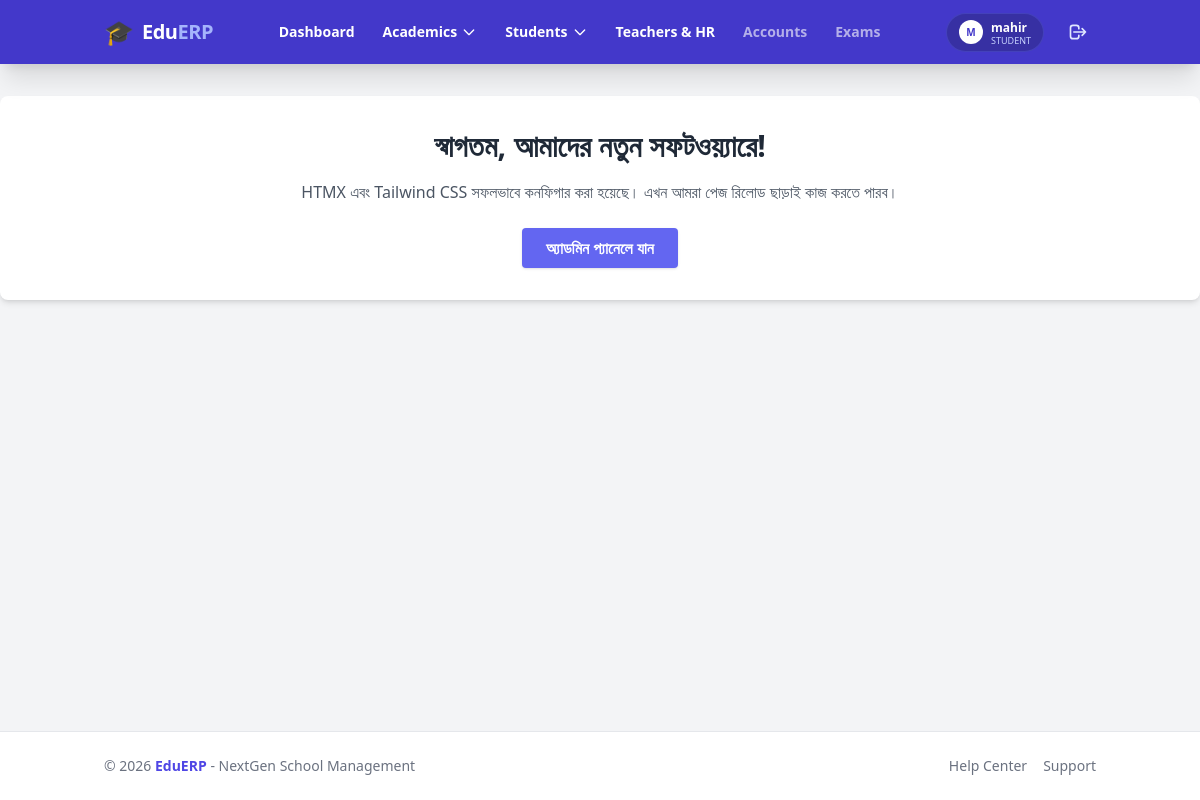
Screenshot of / (signed in) with the database file from the repository.
### apps/accounts/models.py (models this page shows, shortened)
class User(AbstractUser):
    class Role(models.TextChoices):
        ADMIN = 'ADMIN', 'Admin'
        TEACHER = 'TEACHER', 'Teacher'
        STUDENT = 'STUDENT', 'Student'
        PARENT = 'PARENT', 'Parent'
    role = models.CharField(max_length=50, choices=Role.choices, default=Role.STUDENT)
    phone_number = models.CharField(max_length=15, blank=True, null=True)
    profile_picture = models.ImageField(upload_to=user_directory_path, blank=True, null=True)

### templates/dashboard.html
{% extends 'base.html' %}
{% block content %}
<div class="bg-white p-8 rounded-lg shadow-md text-center">
    <h1 class="text-3xl font-bold text-gray-800 mb-4">স্বাগতম, আমাদের নতুন সফটওয়্যারে!</h1>
    <p class="text-gray-600">HTMX এবং Tailwind CSS সফলভাবে কনফিগার করা হয়েছে। এখন আমরা পেজ রিলোড ছাড়াই কাজ করতে পারব।</p>
    <a href="/admin/" class="inline-block mt-6 bg-indigo-500 hover:bg-indigo-600 text-white font-semibold px-6 py-2 rounded shadow transition">
        অ্যাডমিন প্যানেলে যান
    </a>
</div>
{% endblock %}

### templates/base.html (shortened to what this page needs)
<!DOCTYPE html>
<html lang="en">
<head>
    <script src="https://cdn.tailwindcss.com"></script>
</head>
<body class="bg-gray-100 font-sans text-gray-900" x-data="{ mobileMenu: false }">
    <div class="min-h-screen flex flex-col">
        <nav class="bg-indigo-700 text-white shadow-xl sticky top-0 z-50">
            <div class="container mx-auto px-4">
                <div class="flex justify-between items-center h-16">
                    <a href="/" class="flex items-center space-x-2">
                        <span class="text-2xl">🎓</span>
                        <span class="font-black text-xl tracking-tight">Edu<span class="text-indigo-300">ERP</span></span>
                    </a>
                    <div class="hidden lg:flex items-center space-x-1">
                        <a href="/" class="px-3 py-2 rounded-lg text-sm font-bold hover:bg-indigo-600 transition">Dashboard</a>
                        <div class="relative" x-data="{ open: false }" @click.away="open = false">
                            <button @click="open = !open" class="flex items-center px-3 py-2 rounded-lg text-sm font-bold hover:bg-indigo-600 transition gap-1">
                                Academics <svg class="w-4 h-4 transition-transform" :class="open ? 'rotate-180' : ''" fill="none" stroke="currentColor" viewBox="0 0 24 24"><path d="M19 9l-7 7-7-7" stroke-width="2" stroke-linecap="round" stroke-linejoin="round"/></svg>
                            </button>
                        </div>
                        <div class="relative" x-data="{ open: false }" @click.away="open = false">
                            <button @click="open = !open" class="flex items-center px-3 py-2 rounded-lg text-sm font-bold hover:bg-indigo-600 transition gap-1">
                                Students <svg class="w-4 h-4 transition-transform" :class="open ? 'rotate-180' : ''" fill="none" stroke="currentColor" viewBox="0 0 24 24"><path d="M19 9l-7 7-7-7" stroke-width="2" stroke-linecap="round" stroke-linejoin="round"/></svg>
                            </button>
                        </div>
                        <a href="{% url 'teachers:teacher_list' %}" class="px-3 py-2 rounded-lg text-sm font-bold hover:bg-indigo-600 transition">Teachers & HR</a>
                        <a href="#" class="px-3 py-2 rounded-lg text-sm font-bold opacity-60 cursor-not-allowed">Accounts</a>
                        <a href="#" class="px-3 py-2 rounded-lg text-sm font-bold opacity-60 cursor-not-allowed">Exams</a>
                    </div>
                    <div class="flex items-center space-x-4">
                        {% if user.is_authenticated %}
                            <div class="hidden sm:flex items-center gap-2 bg-indigo-800 px-3 py-1.5 rounded-full border border-indigo-500/30">
                                <div class="w-6 h-6 rounded-full bg-white text-indigo-700 flex items-center justify-center font-bold text-[10px]">
                                    {{ user.username|first|upper }}
                                </div>
                                <div class="flex flex-col leading-none">
                                    <span class="text-xs font-bold">{{ user.username }}</span>
                                    <span class="text-[9px] text-indigo-200 uppercase">{{ user.role }}</span>
                                </div>
                            </div>
                            <form action="{% url 'accounts:logout' %}" method="post" class="inline">
                                <button type="submit" class="p-2 hover:bg-indigo-600 rounded-lg text-indigo-100 transition" title="Logout">
                                    <svg class="w-5 h-5" fill="none" stroke="currentColor" viewBox="0 0 24 24"><path d="M17 16l4-4m0 0l-4-4m4 4H7m6 4v1a3 3 0 01-3 3H6a3 3 0 01-3-3V7a3 3 0 013-3h4a3 3 0 013 3v1" stroke-width="2" stroke-linecap="round" stroke-linejoin="round"/></svg>
                                </button>
                            </form>
                        {% else %}
                            <a href="{% url 'accounts:login' %}" class="bg-white text-indigo-700 px-5 py-2 rounded-xl text-sm font-bold hover:bg-indigo-50 transition shadow-lg shadow-indigo-900/20">Login</a>
                        {% endif %}
                    </div>
                </div>
            </div>
        </nav>
        <main class="flex-grow py-8">
            {% block content %}
            {% endblock %}
        </main>
        <footer class="bg-white border-t py-6">
            <div class="container mx-auto px-4 flex flex-col md:flex-row justify-between items-center text-sm text-gray-500">
                <p>&copy; 2026 <span class="font-bold text-indigo-600">EduERP</span> - NextGen School Management</p>
                <div class="flex space-x-4 mt-2 md:mt-0">
                    <a href="#" class="hover:text-indigo-600 transition">Help Center</a>
                    <a href="#" class="hover:text-indigo-600 transition">Support</a>
                </div>
            </div>
        </footer>
    </div>
</body>
</html>

### templates/base.html (style rules this page uses)
html { overflow-y: scroll; }

### rows the page displays
User: username|first "M", username "mahir", role "STUDENT"
